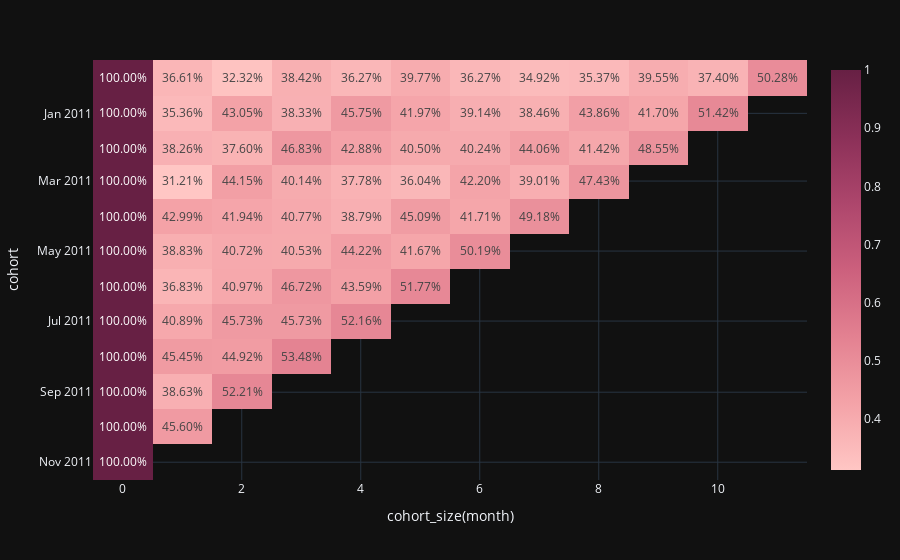

Source (notebook cell):
### Code cell
fig = px.imshow(
    retention_pivot,
    text_auto=".2%",
    color_continuous_scale="Burg",
    template="plotly_dark",
)
fig.show()

### Figure 1 — Plotly figure (JSON) as saved in the notebook; plotly's stock layout.template omitted (floating-point values rounded to 4 significant figures; data arrays with more than 128 entries replaced by an {"elided": "..."} marker saying what was removed)
{"data": [{"coloraxis": "coloraxis", "hovertemplate": "cohort_size(month): %{x}<br>cohort: %{y}<br>color: %{z}<extra></extra>", "name": "0", "texttemplate": "%{z:.2%}", "type": "heatmap", "x": [0, 1, 2, 3, 4, 5, 6, 7, 8, 9, 10, 11], "xaxis": "x", "y": ["2010-12", "2011-01", "2011-02", "2011-03", "2011-04", "2011-05", "2011-06", "2011-07", "2011-08", "2011-09", "2011-10", "2011-11"], "yaxis": "y", "z": {"elided": "12x12 float values"}}], "layout": {"coloraxis": {"colorscale": [[0, "rgb(255, 198, 196)"], [0.1667, "rgb(244, 163, 168)"], [0.3333, "rgb(227, 129, 145)"], [0.5, "rgb(204, 96, 125)"], [0.6667, "rgb(173, 70, 108)"], [0.8333, "rgb(139, 48, 88)"], [1, "rgb(103, 32, 68)"]]}, "margin": {"t": 60}, "xaxis": {"anchor": "y", "constrain": "domain", "domain": [0, 1], "scaleanchor": "y", "title": {"text": "cohort_size(month)"}}, "yaxis": {"anchor": "x", "autorange": "reversed", "constrain": "domain", "domain": [0, 1], "title": {"text": "cohort"}}}}
